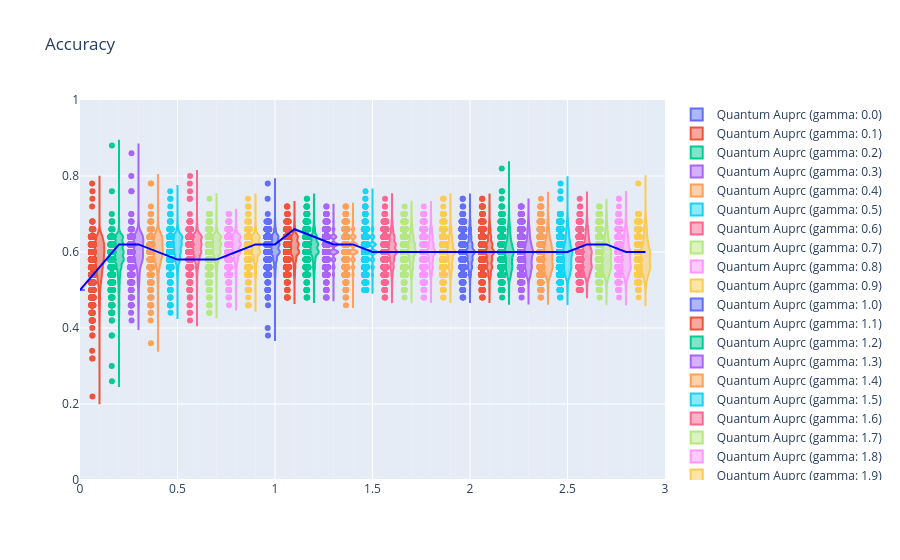

Notebook source saved alongside this figure:
### Code cell
fig = go.Figure()

for i in range(30):
    gamma_val = gamma[i]

    fig.add_trace(
        go.Violin(
            x=[gamma_val] * len(Q_acc_train_array[i]),
            y=Q_acc_train_array[i],
            points="all",
            name = f"Quantum Auprc (gamma: {gamma_val})"
        )
    )

fig.add_trace(
    go.Scatter(
        x = gamma,
        y = C_acc_train_list,
        mode="lines",
        line_color = "blue",
        name = "Classical Accuracy"
    )
)

fig.update_xaxes(
tickmode="linear",
dtick=0.5,          # 큰 눈금 간격
tick0=0
)

fig.update_xaxes(
    tickmode="linear",
    dtick=0.5,  # 큰 눈금

    minor=dict(
        tickmode="linear",
        dtick=0.1,   # 작은 눈금
        showgrid=True
    )
)

fig.update_xaxes(
    tickmode="linear",
    dtick=0.5,
    showgrid=True,
    gridwidth=1,

    minor=dict(
        tickmode="linear",
        dtick=0.1,
        showgrid=True,
        gridwidth=0.5
    )
)

fig.update_layout(title_text="Accuracy")
fig.update_xaxes(range=[0, 3])
fig.update_yaxes(range=[0, 1])

fig.show()

### Figure 1 — Plotly figure (JSON) as saved in the notebook; plotly's stock layout.template omitted (floating-point values rounded to 4 significant figures; data arrays with more than 128 entries replaced by an {"elided": "..."} marker saying what was removed)
{"data": [{"name": "Quantum Auprc (gamma: 0.0)", "points": "all", "type": "violin", "x": {"elided": "206 int values"}, "y": {"elided": "206 float values"}}, {"name": "Quantum Auprc (gamma: 0.1)", "points": "all", "type": "violin", "x": {"elided": "1896 float values"}, "y": {"elided": "1896 float values"}}, {"name": "Quantum Auprc (gamma: 0.2)", "points": "all", "type": "violin", "x": {"elided": "1152 float values"}, "y": {"elided": "1152 float values"}}, {"name": "Quantum Auprc (gamma: 0.3)", "points": "all", "type": "violin", "x": {"elided": "652 float values"}, "y": {"elided": "652 float values"}}, {"name": "Quantum Auprc (gamma: 0.4)", "points": "all", "type": "violin", "x": {"elided": "801 float values"}, "y": {"elided": "801 float values"}}, {"name": "Quantum Auprc (gamma: 0.5)", "points": "all", "type": "violin", "x": {"elided": "796 float values"}, "y": {"elided": "796 float values"}}, {"name": "Quantum Auprc (gamma: 0.6)", "points": "all", "type": "violin", "x": {"elided": "1022 float values"}, "y": {"elided": "1022 float values"}}, {"name": "Quantum Auprc (gamma: 0.7)", "points": "all", "type": "violin", "x": {"elided": "1620 float values"}, "y": {"elided": "1620 float values"}}, {"name": "Quantum Auprc (gamma: 0.8)", "points": "all", "type": "violin", "x": {"elided": "1797 float values"}, "y": {"elided": "1797 float values"}}, {"name": "Quantum Auprc (gamma: 0.9)", "points": "all", "type": "violin", "x": {"elided": "1589 float values"}, "y": {"elided": "1589 float values"}}, {"name": "Quantum Auprc (gamma: 1.0)", "points": "all", "type": "violin", "x": {"elided": "1804 int values"}, "y": {"elided": "1804 float values"}}, {"name": "Quantum Auprc (gamma: 1.1)", "points": "all", "type": "violin", "x": {"elided": "1725 float values"}, "y": {"elided": "1725 float values"}}, {"name": "Quantum Auprc (gamma: 1.2)", "points": "all", "type": "violin", "x": {"elided": "1676 float values"}, "y": {"elided": "1676 float values"}}, {"name": "Quantum Auprc (gamma: 1.3)", "points": "all", "type": "violin", "x": {"elided": "1568 float values"}, "y": {"elided": "1568 float values"}}, {"name": "Quantum Auprc (gamma: 1.4)", "points": "all", "type": "violin", "x": {"elided": "1528 float values"}, "y": {"elided": "1528 float values"}}, {"name": "Quantum Auprc (gamma: 1.5)", "points": "all", "type": "violin", "x": {"elided": "1465 float values"}, "y": {"elided": "1465 float values"}}, {"name": "Quantum Auprc (gamma: 1.6)", "points": "all", "type": "violin", "x": {"elided": "1501 float values"}, "y": {"elided": "1501 float values"}}, {"name": "Quantum Auprc (gamma: 1.7)", "points": "all", "type": "violin", "x": {"elided": "1501 float values"}, "y": {"elided": "1501 float values"}}, {"name": "Quantum Auprc (gamma: 1.8)", "points": "all", "type": "violin", "x": {"elided": "1594 float values"}, "y": {"elided": "1594 float values"}}, {"name": "Quantum Auprc (gamma: 1.9)", "points": "all", "type": "violin", "x": {"elided": "1647 float values"}, "y": {"elided": "1647 float values"}}, {"name": "Quantum Auprc (gamma: 2.0)", "points": "all", "type": "violin", "x": {"elided": "1716 int values"}, "y": {"elided": "1716 float values"}}, {"name": "Quantum Auprc (gamma: 2.1)", "points": "all", "type": "violin", "x": {"elided": "1698 float values"}, "y": {"elided": "1698 float values"}}, {"name": "Quantum Auprc (gamma: 2.2)", "points": "all", "type": "violin", "x": {"elided": "1716 float values"}, "y": {"elided": "1716 float values"}}, {"name": "Quantum Auprc (gamma: 2.3)", "points": "all", "type": "violin", "x": {"elided": "1656 float values"}, "y": {"elided": "1656 float values"}}, {"name": "Quantum Auprc (gamma: 2.4)", "points": "all", "type": "violin", "x": {"elided": "1538 float values"}, "y": {"elided": "1538 float values"}}, {"name": "Quantum Auprc (gamma: 2.5)", "points": "all", "type": "violin", "x": {"elided": "1396 float values"}, "y": {"elided": "1396 float values"}}, {"name": "Quantum Auprc (gamma: 2.6)", "points": "all", "type": "violin", "x": {"elided": "1282 float values"}, "y": {"elided": "1282 float values"}}, {"name": "Quantum Auprc (gamma: 2.7)", "points": "all", "type": "violin", "x": {"elided": "1195 float values"}, "y": {"elided": "1195 float values"}}, {"name": "Quantum Auprc (gamma: 2.8)", "points": "all", "type": "violin", "x": {"elided": "1057 float values"}, "y": {"elided": "1057 float values"}}, {"name": "Quantum Auprc (gamma: 2.9)", "points": "all", "type": "violin", "x": {"elided": "918 float values"}, "y": {"elided": "918 float values"}}, {"line": {"color": "blue"}, "mode": "lines", "name": "Classical Accuracy", "type": "scatter", "x": [0.0, 0.1, 0.2, 0.3, 0.4, 0.5, 0.6, 0.7, 0.8, 0.9, 1.0, 1.1, 1.2, 1.3, 1.4, 1.5, 1.6, 1.7, 1.8, 1.9, 2.0, 2.1, 2.2, 2.3, 2.4, 2.5, 2.6, 2.7, 2.8, 2.9], "y": [0.5, 0.56, 0.62, 0.62, 0.6, 0.58, 0.58, 0.58, 0.6, 0.62, 0.62, 0.66, 0.64, 0.62, 0.62, 0.6, 0.6, 0.6, 0.6, 0.6, 0.6, 0.6, 0.6, 0.6, 0.6, 0.6, 0.62, 0.62, 0.6, 0.6]}], "layout": {"title": {"text": "Accuracy"}, "xaxis": {"dtick": 0.5, "gridwidth": 1, "minor": {"dtick": 0.1, "gridwidth": 0.5, "showgrid": true, "tickmode": "linear"}, "range": [0, 3], "showgrid": true, "tick0": 0, "tickmode": "linear"}, "yaxis": {"range": [0, 1]}}}
